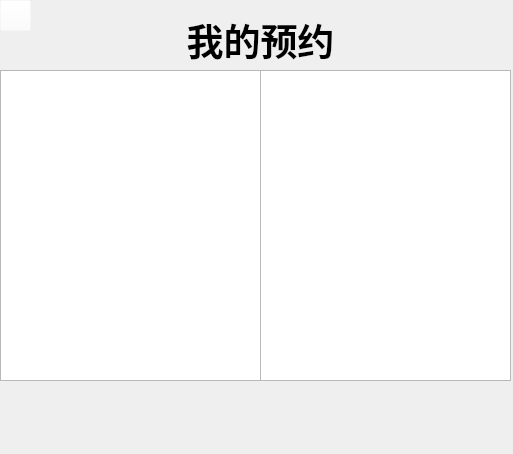
<?xml version="1.0" encoding="UTF-8"?>
<ui version="4.0">
 <class>my_reservation</class>
 <widget class="QWidget" name="my_reservation">
  <property name="geometry">
   <rect>
    <x>0</x>
    <y>0</y>
    <width>513</width>
    <height>454</height>
   </rect>
  </property>
  <property name="windowTitle">
   <string>Form</string>
  </property>
  <widget class="QTableView" name="re_table1">
   <property name="geometry">
    <rect>
     <x>0</x>
     <y>70</y>
     <width>261</width>
     <height>311</height>
    </rect>
   </property>
  </widget>
  <widget class="QLabel" name="my_title">
   <property name="geometry">
    <rect>
     <x>70</x>
     <y>10</y>
     <width>381</width>
     <height>61</height>
    </rect>
   </property>
   <property name="text">
    <string>&lt;html&gt;&lt;head/&gt;&lt;body&gt;&lt;p align=&quot;center&quot;&gt;&lt;span style=&quot; font-size:28pt; font-weight:700;&quot;&gt;我的预约&lt;/span&gt;&lt;/p&gt;&lt;/body&gt;&lt;/html&gt;</string>
   </property>
  </widget>
  <widget class="QTableView" name="re_table2">
   <property name="geometry">
    <rect>
     <x>260</x>
     <y>70</y>
     <width>251</width>
     <height>311</height>
    </rect>
   </property>
  </widget>
  <widget class="QPushButton" name="backButton">
   <property name="geometry">
    <rect>
     <x>0</x>
     <y>0</y>
     <width>31</width>
     <height>31</height>
    </rect>
   </property>
   <property name="styleSheet">
    <string notr="true">
border-image: url(:/new/prefix1/back.png);
background-color: rgba(255, 255, 255, 0);
</string>
   </property>
   <property name="text">
    <string/>
   </property>
  </widget>
 </widget>
 <resources/>
 <connections/>
</ui>
